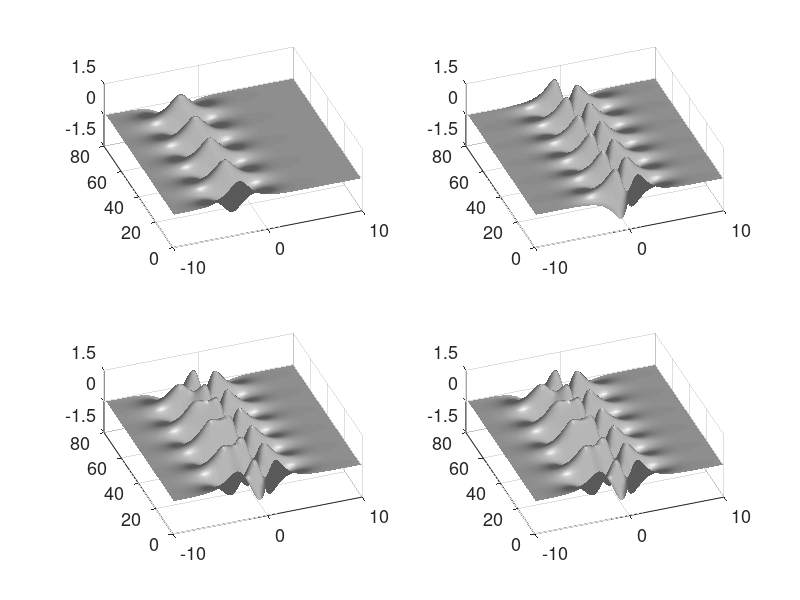
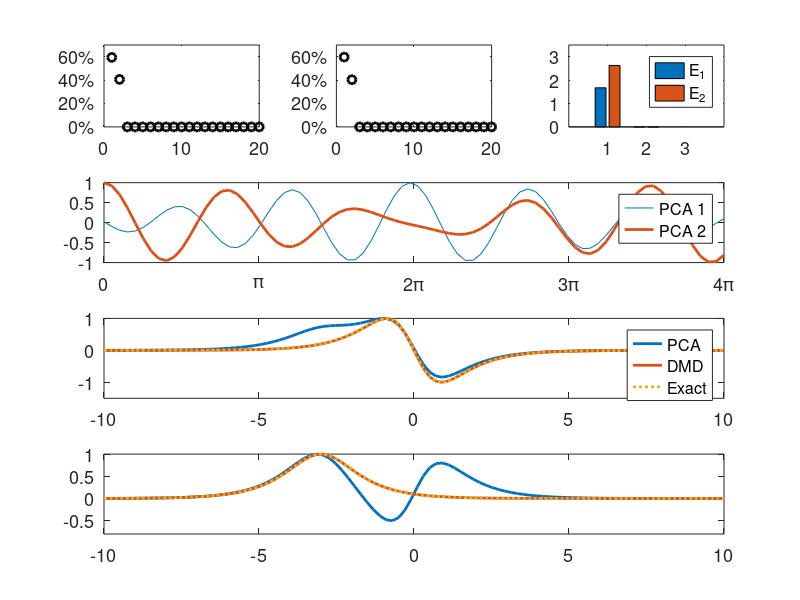

Write MATLAB code to recreate these figures, in order.
clear all; close all; clc;
 
x = linspace(-10 ,10, 100); 
t = linspace(0, 4*pi, 80); dt = t(2) - t(1);
[X, T] = meshgrid(x, t); 

%f1=sech(X+3).*(1-0.5*cos(2*T));
%f2=(sech(X).*tanh(X)).*(2.5*sin(3*T));
f1 = sech(X + 3).*(1*exp(i*2.3*T));
f2 = (sech(X).*tanh(X)).*(2*exp(i*2.8*T));
f  = f1 + f2;

subplot(2,2,1), surfl(real(f1)), shading interp, colormap(gray), view(-20,60)
subplot(2,2,2), surfl(real(f2)), shading interp,colormap(gray), view(-20,60)
subplot(2,2,3), surfl(real(f)), shading interp,colormap(gray), view(-20,60) 

% PCA decomposition
 
[u,s,v]=svd(f');
 
figure(2)
subplot(4,3,1), plot(diag(s)/sum(diag(s)),'ko','Linewidth',[2])
subplot(4,1,2), plot(t,v(:,1)/max(v(:,1)),t,v(:,2)/max(v(:,2)),'Linewidth',[2])
subplot(4,1,3), plot(x,u(:,1)/max(u(:,1)),'Linewidth',[2])
subplot(4,1,4), plot(x,u(:,2)/max(u(:,2)),'Linewidth',[2])

X = f.'; X1 = X(:,1:end-1); X2 = X(:,2:end);
r = 2;
[U2, Sigma2, V2] = svd(X1, 'econ'); U = U2(:, 1:r); Sigma = Sigma2(1:r, 1:r); V = V2(:, 1:r);
 
% DMD J-Tu decomposition:  Use this one
    
Atilde = U'*X2*V/Sigma;
[W, D] = eig(Atilde);  
Phi    = X2*V/Sigma*W;
    
mu = diag(D);
omega = log(mu)/dt;

u0 = f(1, :).';
y0 = Phi\u0;  % pseudo-inverse initial conditions
u_modes = zeros(r, length(t));
for iter = 1:length(t)
     u_modes(:, iter) = (y0.*exp(omega*t(iter)));
end
u_dmd = Phi*u_modes;

figure(1)
subplot(2,2,4)
surfl(real(u_dmd.')), shading interp,colormap(gray), view(-20, 60)

figure(2), 
subplot(4, 3, 2), plot(diag(Sigma2)/sum(diag(Sigma2)),'ko','Linewidth', [2])
subplot(4, 1, 3), hold on, plot(x, -Phi(:, 1)/max(Phi(:, 1)),'Linewidth', [2])
subplot(4, 1, 4), hold on, plot(x, Phi(:, 2)/max(Phi(:, 2)),'Linewidth', [2])

subplot(4,1,3), plot(x,-sech(x).*tanh(x)/max(sech(x).*tanh(x)), ':', 'Linewidth', [2])
subplot(4,1,4), plot(x,sech(x+3)/max(sech(x+3)),':','Linewidth',[2])

E1(1)=norm(u(:,1)/max(u(:,1))-(-sech(x).*tanh(x)/max(sech(x).*tanh(x))).');
E2(1)=norm(u(:,2)/max(u(:,2))-(sech(x+3)/max(sech(x+3))).');

E1(2)=norm(-Phi(:,1)/max(Phi(:,1))-(-sech(x).*tanh(x)/max(sech(x).*tanh(x))).');
E2(2)=norm(Phi(:,2)/max(Phi(:,2))-(sech(x+3)/max(sech(x+3))).');

subplot(4,3,3), bar([E1; E2].'), 

%%
figure(1)
for j=1:4
subplot(2,2,j)
set(gca,'Ylim',[0 80],'Ytick',[0 20 40 60 80],'Xlim',[0 100],'Xtick',[0 50 100],'Xticklabel',{'-10','0','10'}, ...
    'Zlim',[-1.5 1.5],'Ztick',[-1.5 0 1.5],'Fontsize',[13])
end

figure(2)
subplot(4,3,1)
set(gca,'Xlim',[0 20],'Xtick',[0 10 20],'Ylim',[0 0.7],'Ytick',[0 0.2 0.4 0.6],'Yticklabel',{'0%','20%','40%','60%'},'Fontsize',[13])

subplot(4,3,2)
set(gca,'Xlim',[0 20],'Xtick',[0 10 20],'Ylim',[0 0.7],'Ytick',[0 0.2 0.4 0.6],'Yticklabel',{'0%','20%','40%','60%'},'Fontsize',[13])

subplot(4,3,3)
set(gca,'Xlim',[0 4],'Xtick',[1 2 3],'Ylim',[0 3.5],'Ytick',[0 1 2 3],'Fontsize',[13])
legend('E_1','E_2')

subplot(4,1,2)
set(gca,'Xlim',[0 4*pi],'Xtick',[0 pi 2*pi 3*pi 4*pi],'Xticklabel',{'0','\pi','2\pi','3\pi','4\pi'},'Fontsize',[13])
legend('PCA 1','PCA 2','ICA 1','ICA 2')


subplot(4,1,3)
set(gca,'Xlim',[-10 10],'Xtick',[-10 -5 0 5 10],'Ylim',[-1.5 1],'Ytick',[-1 0 1],'Fontsize',[13])
legend('PCA','DMD','Exact')


subplot(4,1,4)
set(gca,'Xlim',[-10 10],'Xtick',[-10 -5 0 5 10],'Ylim',[-0.8 1],'Ytick',[-0.5 0 0.5 1],'Fontsize',[13])


